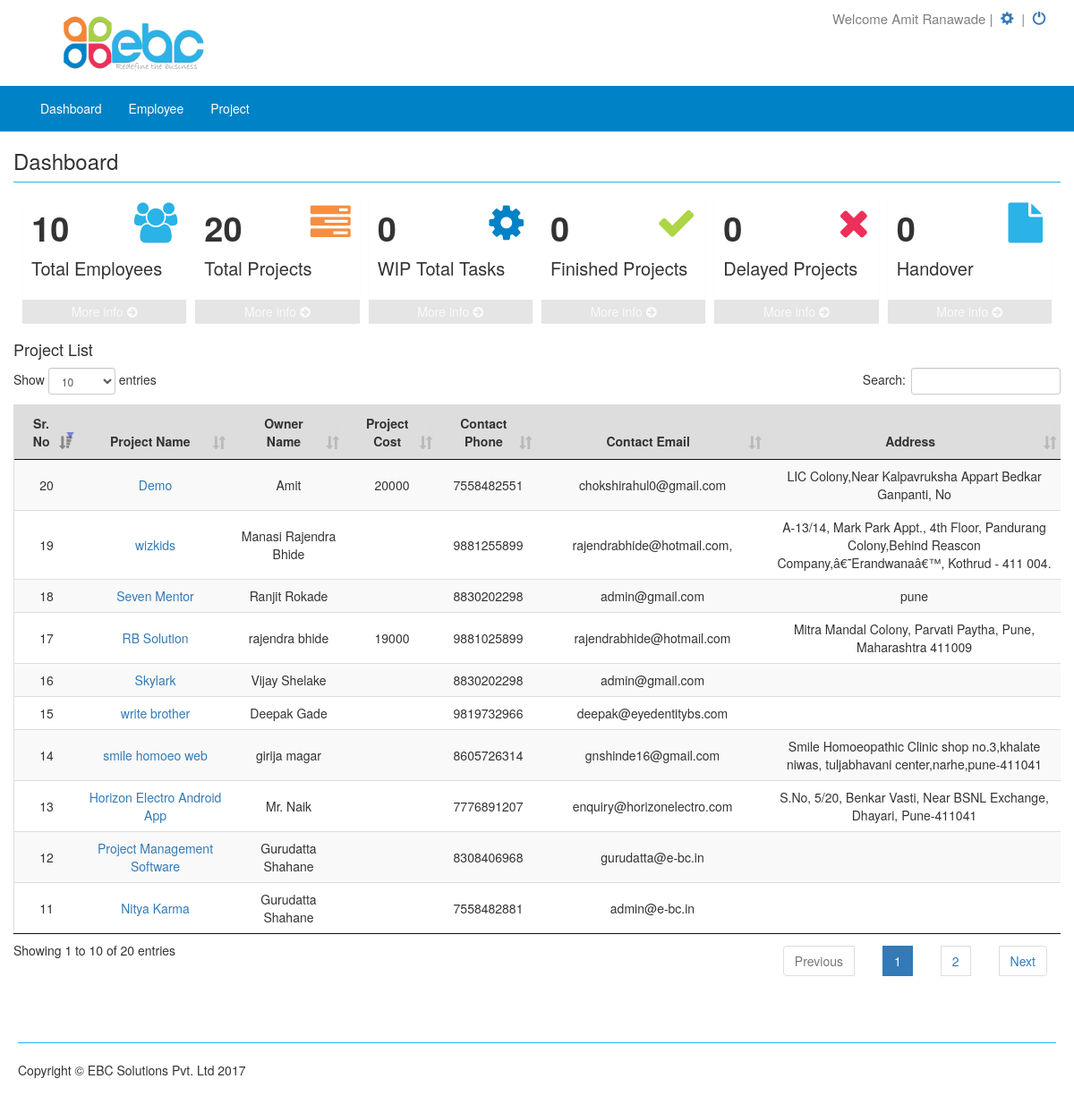
Screenshot of /dashboard.php (signed in) with the database file from the repository.
### tables this page shows
CREATE TABLE `company` (
  `id` int(11) NOT NULL,
  `user_id` int(11) NOT NULL,
  `company_name` varchar(255) NOT NULL,
  `company_email` varchar(100) NOT NULL,
  `company_phone` varchar(255) NOT NULL,
  `gst_no` varchar(255) NOT NULL,
  `pan_no` varchar(255) NOT NULL,
  `state` varchar(255) NOT NULL,
  `state_code` int(11) NOT NULL,
  `company_url` varchar(100) NOT NULL,
  `company_address` varchar(500) NOT NULL,
  `logo` varchar(255) NOT NULL,
  `terms` text NOT NULL,
  `bank_details` text NOT NULL,
  `cutomers` enum('No','Yes') NOT NULL DEFAULT 'Yes',
  `estimates` enum('No','Yes') NOT NULL DEFAULT 'Yes',
  `product` enum('No','Yes') NOT NULL DEFAULT 'Yes',
  `voucher` enum('No','Yes') NOT NULL DEFAULT 'Yes',
  `get_purchase` enum('No','Yes') NOT NULL DEFAULT 'Yes',
  `print_temp` varchar(50) NOT NULL DEFAULT 'temp2'
);

CREATE TABLE `user` (
  `id` int(11) NOT NULL,
  `comp_name` varchar(255) NOT NULL,
  `name` varchar(255) NOT NULL,
  `username` varchar(128) NOT NULL,
  `password` varchar(128) NOT NULL,
  `contact` varchar(15) NOT NULL,
  `is_active` tinyint(1) DEFAULT '0',
  `is_super_admin` tinyint(1) DEFAULT '0',
  `last_login` date DEFAULT NULL,
  `start_date` date NOT NULL,
  `end_date` date NOT NULL,
  `payment_status` int(11) NOT NULL DEFAULT '0' COMMENT '1-received,0-not received',
  `hash` varchar(255) NOT NULL,
  `created_at` date NOT NULL,
  `updated_at` date NOT NULL,
  `type` varchar(50) NOT NULL DEFAULT 'admin'
);

CREATE TABLE `new_project` (
  `id` int(11) NOT NULL,
  `user_id` int(11) NOT NULL,
  `sub_user_id` int(11) NOT NULL,
  `assign_to` varchar(20) NOT NULL,
  `assign_to_name` varchar(255) NOT NULL,
  `pro_name` varchar(255) NOT NULL,
  `owner_name` varchar(255) NOT NULL,
  `pro_cost` varchar(250) NOT NULL,
  `cont_email` varchar(255) NOT NULL,
  `cont_phone` varchar(20) NOT NULL,
  `address` varchar(255) NOT NULL,
  `s_date` date NOT NULL,
  `e_date` date NOT NULL,
  `a_date` date NOT NULL,
  `pro_type` varchar(20) NOT NULL,
  `record_date` date NOT NULL,
  `update_date` date NOT NULL
);

### home.php (the view, shortened to what this page needs)
<?php
 $utype=$_SESSION['user_type']=$row['type'];
?>
<div class="row">
<h3>Dashboard</h3><hr>
<div class="col-md-12">
	<div class="col-md-2">
		<div class="small-box bg-aqua">
	        <div class="inner">
	       	<?php
	       		$sql = mysql_query("SELECT COUNT(*) as Total FROM mst_employee")or die(mysql_error($connection));
	       		$row = mysql_fetch_array($sql)
	       	?>
	            <h3><?php echo $row['Total']; ?></h3>
	            <p>Total Employees</p>
	        </div>
	        <div class="icon">
	            <i class="fa fa-users" style="color:#2bb2e7"></i>
	        </div>
	        <a href="#" class="small-box-footer">More info <i class="fa fa-arrow-circle-right"></i></a>
	    </div>
	</div>
	<div class="col-md-2">
		<div class="small-box bg-aqua">
	        <div class="inner">
	       	<?php
	       		$sql = mysql_query("SELECT COUNT(*) as Total FROM new_project")or die(mysql_error($connection));
	       		$row = mysql_fetch_array($sql)
	       	?>
	            <h3><?php echo $row['Total']; ?></h3>
	            <p>Total Projects</p>
	        </div>
	        <div class="icon">
	            <i class="fa fa-tasks" style="color:#f68e41"></i>
	        </div>
	            <a href="#" class="small-box-footer">More info <i class="fa fa-arrow-circle-right" ></i></a>
	    </div>
	</div>
	<div class="col-md-2">
		<div class="small-box bg-aqua">
	        <div class="inner">
	            <h3>0</h3>
	            <p>WIP Total Tasks</p>
	        </div>
	        <div class="icon">
	            <i class="fa fa-cog fa-spin" style="color:#0082c6"></i>
	        </div>
	            <a href="#" class="small-box-footer">More info <i class="fa fa-arrow-circle-right"></i></a>
	    </div>
	</div>
	<div class="col-md-2">
		<div class="small-box bg-aqua">
	        <div class="inner">
	            <h3>0</h3>
	            <p>Finished Projects</p>
	        </div>
	        <div class="icon">
	            <i class="fa fa-check" style="color:#add544"></i>
	        </div>
	            <a href="#" class="small-box-footer">More info <i class="fa fa-arrow-circle-right"></i></a>
	    </div>
	</div>
	<div class="col-md-2">
		<div class="small-box bg-aqua">
	        <div class="inner">
	            <h3>0</h3>
	            <p>Delayed Projects</p>
	        </div>
	        <div class="icon">
	            <i class="fa fa-times" style="color:#ed2f59" ></i>
	        </div>
	            <a href="#" class="small-box-footer">More info <i class="fa fa-arrow-circle-right"></i></a>
	    </div>
	</div>
	<div class="col-md-2">
		<div class="small-box bg-aqua">
	        <div class="inner">
	            <h3>0</h3>
	            <p>Handover</p>
	        </div>
	        <div class="icon">
	            <i class="fa fa-file" style="color:#2bb2e7"></i>
	        </div>
	            <a href="#" class="small-box-footer">More info <i class="fa fa-arrow-circle-right"></i></a>
	    </div>
	</div>
</div>
        <h4>Project List</h4>
		<table class="datatable table table-striped" id="example" cellspacing="0" width="100%">
		  <thead>
			<tr>
			  <th>Sr. No</th>
			  <th>Project Name</th>
			  <th>Owner Name</th>
			  <th>Project Cost</th>
			  <th>Contact Phone</th>
			  <th>Contact Email</th>
			  <th>Address</th>
			</tr>
		  </thead>
		  <tbody>
		  	<?php
				$sr_no=0;
                $sql =mysql_query("SELECT * FROM new_project")or die(mysql_error($connection));
                while($row=mysql_fetch_array($sql))
               {
               	$sr_no++;
            ?>
			<tr id="invoice-23">
			  <td><?php echo $sr_no; ?></td>
			  <td>
			  <?php if($utype=='admin'){ ?>
			  <a href="dashboard.php?page=task&pro_id=<?php echo $row['id']; ?>"><?php echo $row['pro_name']; ?></a>
			  <?php }else{ ?>
			  <a href="user_dashboard.php?page=task&pro_id=<?php echo $row['id']; ?>"><?php echo $row['pro_name']; ?></a>
			  <?php } ?>
			  </td>
			  <td><?php echo $row['owner_name']; ?></td>
			  <td><?php echo $row['pro_cost']; ?></td>
			  <td><?php echo $row['cont_phone']; ?></td>
			  <td><?php echo $row['cont_email']; ?></td>
			  <td><?php echo $row['address']; ?></td>
			</tr>
		<?php } ?>
		  </tbody>
		</table>
	</div>

### dashboard.php (shortened to what this page needs)
<?php
include "config.php";
?>
<!DOCTYPE html>
<html lang="en">
<head>
    <link href="css/bootstrap.min.css" rel="stylesheet">
    <link href="css/modern-business.css" rel="stylesheet">
    <link href="css/sweetalert.css" rel="stylesheet">
    <link href="font-awesome/css/font-awesome.min.css" rel="stylesheet" type="text/css">
    <link rel="stylesheet" type="text/css" href="datatables/media/css/jquery.dataTables.min.css">
    <link rel="stylesheet" type="text/css" href="datatables/media/css/dataTables.bootstrap.css">
    <link rel="stylesheet" href="https://code.jquery.com/ui/1.10.4/themes/smoothness/jquery-ui.css">
    <link rel="stylesheet" href="https://cdnjs.cloudflare.com/ajax/libs/bootstrap-multiselect/0.9.13/css/bootstrap-multiselect.css" />
    <link rel="stylesheet" type="text/css" href="https://cdn.datatables.net/r/dt/jq-2.1.4,jszip-2.5.0,pdfmake-0.1.18,dt-1.10.9,af-2.0.0,b-1.0.3,b-colvis-1.0.3,b-html5-1.0.3,b-print-1.0.3,se-1.0.1/datatables.min.css"/>
 </head>
</head>
<body>
    <div class="header">
    <?php
    $user_id=$_SESSION['login_user'];
      $aa12 = mysql_query("SELECT * FROM company WHERE user_id='$user_id'")or die(mysql_error($connection));
        $arr=mysql_fetch_array($aa12);
        $logo=$arr['logo'];
        if(!empty($logo))
        {
     ?>
         <a href="dashboard.php?page=home"><img src="<?php echo $logo; ?>" class="company-logo" alt="logo"></a>
     <?php
        }
        else{
      ?>
	   <a href="dashboard.php?page=home"> <img src="images/ebc_logo.png" class="company-logo" alt="logo"></a>
     <?php } ?>
       <div class="setting">
           <div class="setting-sub">
          <span class="setting-part">Welcome <?php
			   $query=mysql_query("SELECT * FROM user WHERE id='".$_SESSION['login_user']."'");
			   $row=mysql_fetch_array($query);
			   echo $row['name'];
			   ?></span>&nbsp;|&nbsp;
               <span class="setting-part"><a href="dashboard.php?page=setting" title='View Setting'> <span class="glyphicon glyphicon-cog"></span>&nbsp;</a></span>&nbsp;|&nbsp;
               <span class="setting-part"><a href="logout.php" title='Logout'><span class="glyphicon glyphicon-off"></span>&nbsp;</a></span></div>
       </div>
    </div>
    <nav class="navbar navbar-inverse navbar-fixed-top nav-menu" role="navigation">
        <div class="container">
            <div class="navbar-header  navbar-right">
                <a class="navbar-brand" href="#"> </a>
            </div>
            <div class="collapse navbar-collapse" id="bs-example-navbar-collapse-1">
                <ul class="nav navbar-nav nav-tab-menu">
                    <li><a href="dashboard.php?page=home">Dashboard</a></li>
                    <li><a href="dashboard.php?page=employee">Employee</a></li>
                    <li><a href="dashboard.php?page=new_project">Project</a></li>
                </ul>
            </div>
        </div>
    </nav>
    <div class="container">
        <?php
            if(!isset($_GET['page']))
            $page="home";
                else
					$page=$_GET['page'];
                switch($page)
                {
                    case "home":
                        include("home.php");
                    break;
      				  }
              ?>
        <footer>
            <div class="row">
                <div class="col-lg-12"><hr>
                    <p>Copyright &copy; EBC Solutions Pvt. Ltd 2017</p>
                </div>
            </div>
        </footer>
    </div>
</body>
</html>

### css/modern-business.css (style rules this page uses)
html, body { height: 100%; }
body { padding-top: 1px; }
.header { float: left; width: 100%; padding: 0; margin: 0; height: auto; }
.company-logo { width: 15%; height: 95px; float: left; padding: 0.5%; margin: 0% 5%; }
.nav-menu { width: 100%; float: left; background-color: #0082c6; border-color: #0082c6; }
.navbar-inverse .navbar-nav>li>a { color: #fff; }
.navbar-inverse .navbar-brand { color: #fff; }
.setting { width: 75%; height: auto; float: left; padding: 0; margin: 0; }
.setting-sub { width: 30%; height: auto; float: right; padding: 1% 0%; margin: 0; cursor: pointer; font-size: 15px; color: grey; }
.setting-part { width: 100%; height: auto; padding: 0; margin: 0 }
footer { margin: 50px 0; }

### dashboard.php (style rules this page uses)
table { border-collapse: collapse; border-spacing: 0; width: 100%; border: 1px solid #ddd; }
td { border: none; text-align: center; padding: 8px; }
th { border: none; text-align: center; padding: 8px; background-color:#ddd; }
tr:nth-child(even) { background-color: #f2f2f2 }
hr { margin-top: 10px; margin-bottom: 20px; border-color: #27b6ee; }
.small-box { border-radius: 2px; position: relative; display: block; margin-bottom: 20px; box-shadow: 0 1px 1px rgba(0, 0, 0, 0.1); }
.small-box > .inner { padding: 10px; }
.small-box > .small-box-footer { position: relative; text-align: center; padding: 3px 0; color: #fff; color: rgba(255, 255, 255, 0.8); display: block; z-index: 10; background: rgba(0, 0, 0, 0.1); text-decoration: none; }
.small-box h3 { font-size: 38px; font-weight: bold; margin: 0 0 10px 0; white-space: nowrap; padding: 0; }
.small-box p { font-size: 20px; }
.small-box h3, .small-box p { z-index: 5; }
.small-box .icon { -webkit-transition: all 0.3s linear; -o-transition: all 0.3s linear; transition: all 0.3s linear; position: absolute; top: -10px; right: 10px; z-index: 0; font-size: 45px; color: rgba(0, 0, 0, 0.15); }

### rows the page displays
company: logo (picture)
user: name "Amit Ranawade"
new_project: pro_name "Nitya Karma", owner_name "Gurudatta Shahane", cont_phone "7558482881", cont_email "admin@e-bc.in"
new_project: pro_name "Project Management Software", owner_name "Gurudatta Shahane", cont_phone "8308406968", cont_email "gurudatta@e-bc.in"
new_project: pro_name "Horizon Electro Android App", owner_name "Mr. Naik", cont_phone "7776891207", cont_email "enquiry@horizonelectro.com", address "S.No, 5/20, Benkar Vasti, Near BSNL Exchange, Dhayari, Pune-411041"
new_project: pro_name "smile homoeo web", owner_name "girija magar", cont_phone "8605726314", cont_email "gnshinde16@gmail.com", address "Smile Homoeopathic Clinic shop no.3,khalate niwas, tuljabhavani center,narhe,pune-411041"
new_project: pro_name "write brother", owner_name "Deepak Gade", cont_phone "9819732966", cont_email "deepak@eyedentitybs.com"
new_project: pro_name "Skylark", owner_name "Vijay Shelake", cont_phone "8830202298", cont_email "admin@gmail.com"
new_project: pro_name "RB Solution", owner_name "rajendra bhide", pro_cost "19000", cont_phone "9881025899", cont_email "rajendrabhide@hotmail.com", address "Mitra Mandal Colony, Parvati Paytha, Pune, Maharashtra 411009"
new_project: pro_name "Seven Mentor", owner_name "Ranjit Rokade", cont_phone "8830202298", cont_email "admin@gmail.com", address "pune"
new_project: pro_name "wizkids", owner_name "Manasi Rajendra Bhide", cont_phone "9881255899", cont_email "rajendrabhide@hotmail.com,", address "A-13/14, Mark Park Appt., 4th Floor, Pandurang Colony,Behind Reascon Company,â€˜Erandwanaâ€™, Kothrud - 411 004."
new_project: pro_name "Demo", owner_name "Amit", pro_cost "20000", cont_phone "7558482551", cont_email "chokshirahul0@gmail.com", address "LIC Colony,Near Kalpavruksha Appart Bedkar Ganpanti, No"

### other values shown
$row['Total'] "10"
$row['Total'] "20"
